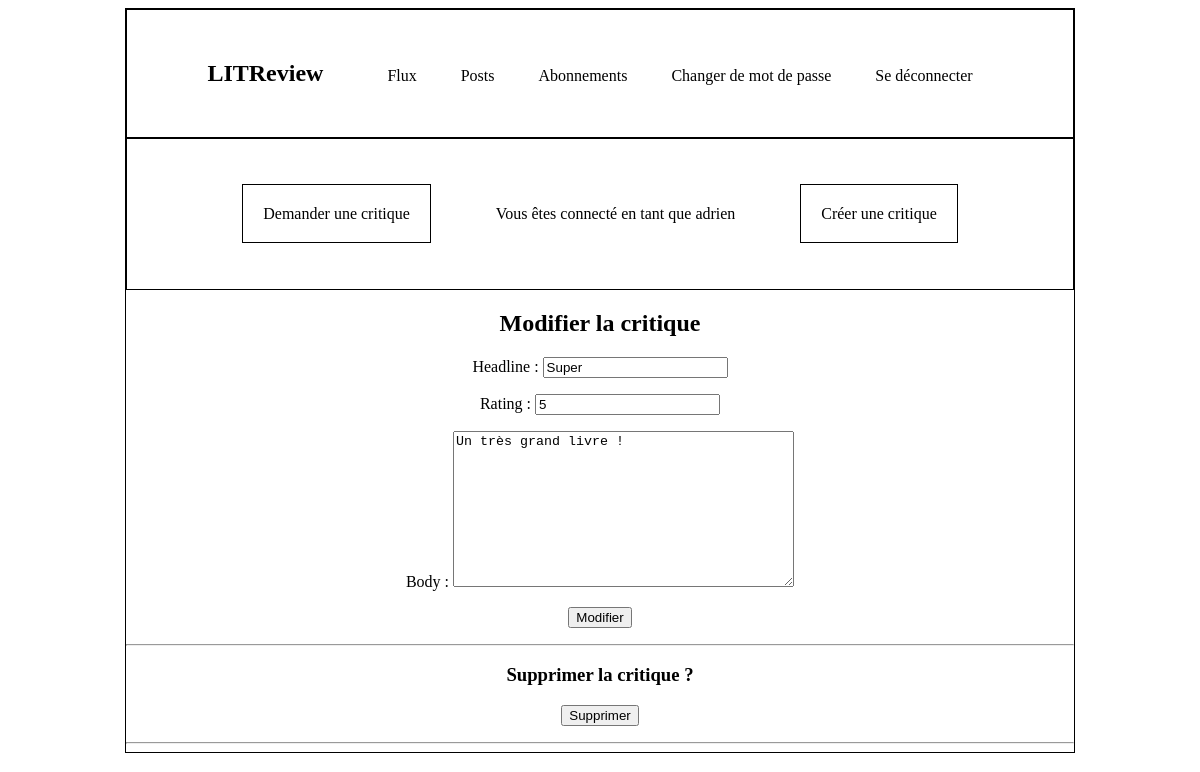
Before: /publication/review/7/edit (signed in) with the older database file.
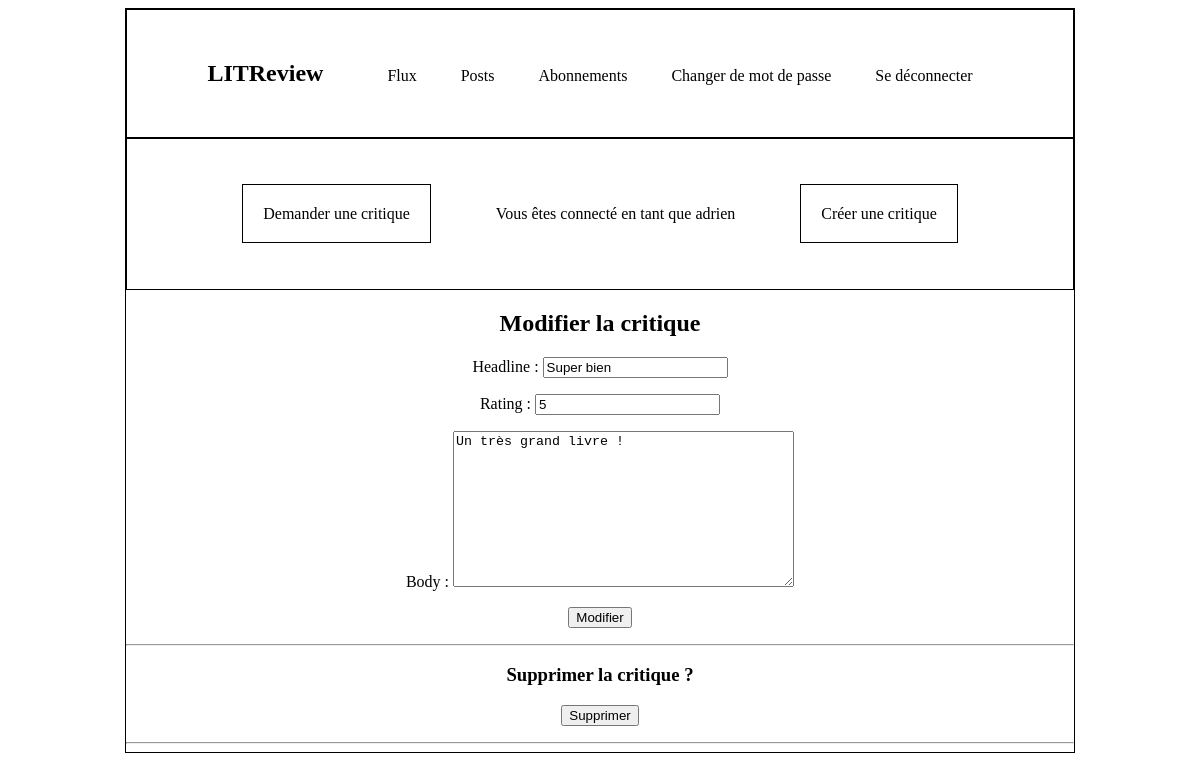
After: the same page with the newer database file.
### publication/models.py (models this page shows)
class Review(models.Model):
    ticket = models.ForeignKey(to=Ticket, on_delete=models.CASCADE, null=True)
    rating = models.PositiveSmallIntegerField(
        validators=[MinValueValidator(0), MaxValueValidator(5)]
    )
    headline = models.CharField(max_length=128)
    body = models.TextField(max_length=8192, blank=True)
    user = models.ForeignKey(to=settings.AUTH_USER_MODEL, on_delete=models.CASCADE)
    time_created = models.DateTimeField(auto_now_add=True)

### publication/views.py (the view, shortened to what this page needs)
@login_required
def edit_review(request, review_id):
    review = get_object_or_404(models.Review, id=review_id)
    edit_form = forms.ReviewForm(instance=review)
    delete_form = forms.DeleteForm()
    context = {
        "edit_form": edit_form,
        "delete_form": delete_form,
    }
    return render(request, "publication/edit_review.html", context=context)

### publication/forms.py
class ReviewForm(forms.ModelForm):
    edit_review = forms.BooleanField(widget=forms.HiddenInput, initial=True)
    class Meta:
        model = models.Review
        fields = ["headline", "rating", "body"]

class DeleteForm(forms.Form):
    delete = forms.BooleanField(widget=forms.HiddenInput, initial=True)

### publication/templates/publication/edit_review.html (shortened to what this page needs)
{% extends "base.html" %}
{% block content %}
<h2>Modifier la critique</h2>
<form method="post">
    {{ edit_form.as_p }}
    <button type="submit">Modifier</button>
</form>
<hr>
<h3>Supprimer la critique ?</h3>
<form method="post">
    <button type="submit">Supprimer</button>
</form>
<hr>
{% endblock content %}

Changed rows visible on the page:
changed Review "Un très grand livre !": headline "Super" → "Super bien"
